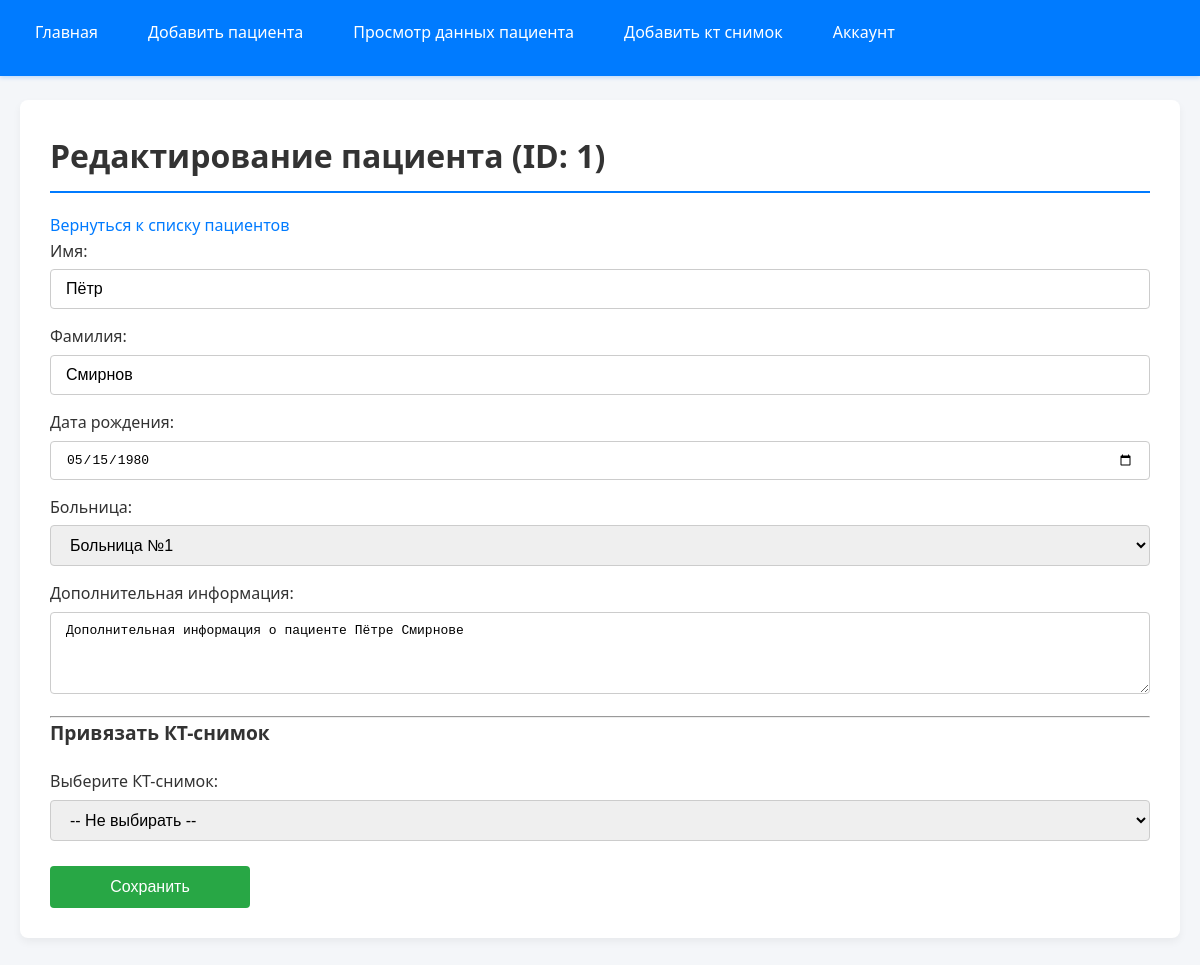
The page /edit_patient.php?hospital_id=1&patient_id=1&action=edit (signed in) on the database its author committed.
### tables this page shows
CREATE TABLE `patients` (
  `patient_id` int(11) NOT NULL,
  `full_name` varchar(100) NOT NULL,
  `date_of_birth` date NOT NULL,
  `hospital_id` int(11) NOT NULL,
  `additional_info` text DEFAULT NULL
);

CREATE TABLE `hospitals` (
  `hospital_id` int(11) NOT NULL,
  `hospital_name` varchar(100) NOT NULL,
  `address` varchar(255) DEFAULT NULL,
  `contact_number` varchar(20) DEFAULT NULL
);

### edit_patient.php (the view, shortened to what this page needs)
<?php
require_once __DIR__ . '/boot.php';
$hospitalId = isset($_GET['hospital_id']) ? (int)$_GET['hospital_id'] : 0;
$patientId  = isset($_GET['patient_id'])  ? (int)$_GET['patient_id']  : 0;
$action     = isset($_GET['action'])      ? $_GET['action']           : '';
    ?>
    <?php
if ($hospitalId > 0 && $patientId > 0 && $action === 'edit') {
    try {
        $stmtPt = $pdo->prepare("
            SELECT patient_id, full_name, date_of_birth, additional_info, hospital_id
            FROM patients
            WHERE patient_id = :pid AND hospital_id = :hid
        ");
        $stmtPt->execute([
            'pid' => $patientId,
            'hid' => $hospitalId
        ]);
        $patient = $stmtPt->fetch(PDO::FETCH_ASSOC);
    } catch (PDOException $e) {
        exit("Ошибка при получении пациента: " . $e->getMessage());
    }
    try {
        $sqlH = "SELECT hospital_id, hospital_name FROM hospitals ORDER BY hospital_name";
        $stmtH = $pdo->query($sqlH);
        $hospitals = $stmtH->fetchAll(PDO::FETCH_ASSOC);
    } catch (PDOException $e) {
        $message = "Ошибка при получении списка больниц: " . $e->getMessage();
    }
    $parts = explode(' ', $patient['full_name'], 2);
    $firstName = $parts[0] ?? '';
    $lastName  = $parts[1] ?? '';
    ?>
    <!DOCTYPE html>
    <html lang="ru">
    <head>
        <link rel="stylesheet" href="css/info.css">
    </head>
    <body>
    <header>
        <nav>
            <ul>
                <li><a href="tables.php">Главная</a></li>
                <li><a href="add_patient.php">Добавить пациента</a></li>
                <li><a href="edit_patient.php">Просмотр данных пациента</a></li>
                <li><a href="add_ct_image.php">Добавить кт снимок</a></li>
                <li><a href="account.php">Аккаунт</a></li>
            </ul>
        </nav>
    </header>
        <main>
            <div class="container">
                <h1>Редактирование пациента (ID: <?= htmlspecialchars($patientId) ?>)</h1>
                <p><a href="edit_patient.php?hospital_id=<?= htmlspecialchars($hospitalId) ?>">Вернуться к списку пациентов</a></p>
                <form method="post" action="">
                    <label>Имя:
                        <input type="text" name="first_name" value="<?= htmlspecialchars($firstName) ?>" required>
                    </label>
                    <label>Фамилия:
                        <input type="text" name="last_name" value="<?= htmlspecialchars($lastName) ?>" required>
                    </label>
                    <label>Дата рождения:
                        <input type="date" name="date_of_birth" value="<?= htmlspecialchars($patient['date_of_birth']) ?>" required>
                    </label>
                    <label>Больница:
                        <select name="hospital_id" required>
                            <?php foreach($hospitals as $h): ?>
                                <option value="<?= htmlspecialchars($h['hospital_id']) ?>" <?= $h['hospital_id'] == $patient['hospital_id'] ? 'selected' : '' ?>>
                                    <?= htmlspecialchars($h['hospital_name']) ?>
                                </option>
                            <?php endforeach; ?>
                        </select>
                    </label>
                    <label>Дополнительная информация:<br>
                        <textarea name="additional_info" rows="4"><?= htmlspecialchars($patient['additional_info']) ?></textarea>
                    </label>
                    <hr>
                    <h3>Привязать КТ-снимок</h3>
                    <label>Выберите КТ-снимок:
                        <select name="image_id">
                            <option value="">-- Не выбирать --</option>
                        </select>
                    </label>
                    <button type="submit">Сохранить</button>
                </form>
            </div>
        </main>
    </body>
    </html>
    <?php
    exit;
}
?>

### css/info.css (style rules this page uses)
* { margin: 0; padding: 0; box-sizing: border-box; }
body { font-family: 'Segoe UI', Tahoma, Geneva, Verdana, sans-serif; background-color: #f4f6f9; color: #333; line-height: 1.6; }
header { background-color: #007bff; box-shadow: 0 2px 4px rgba(0, 123, 255, 0.2); position: fixed; width: 100%; top: 0; left: 0; z-index: 1000; }
header nav { max-width: 1200px; margin: 0 auto; padding: 10px 20px; }
header nav ul { list-style: none; display: flex; justify-content: flex-start; align-items: center; }
header nav ul li { margin-right: 20px; }
header nav ul li a { display: block; padding: 10px 15px; text-decoration: none; color: #fff; font-weight: 500; border-radius: 4px; transition: background-color 0.3s ease; }
main { padding: 100px 20px 40px; max-width: 1200px; margin: 0 auto; }
.container { background: #fff; padding: 30px; border-radius: 8px; box-shadow: 0 4px 8px rgba(0,0,0,0.05); margin-bottom: 40px; }
h1, h2, h3 { margin-bottom: 20px; font-weight: 700; color: #333; }
h1 { font-size: 2em; border-bottom: 2px solid #007bff; padding-bottom: 10px; }
h3 { font-size: 1.2em; color: #333; }
a { color: #007bff; text-decoration: none; transition: color 0.3s ease; }
ul { list-style-type: none; padding: 0; }
ul li { margin-bottom: 10px; font-size: 1em; }
form { display: flex; flex-direction: column; }
form label { margin-bottom: 15px; font-weight: 500; }
form label input[type="text"], form label input[type="date"], form label select, form label textarea { width: 100%; padding: 10px 15px; margin-top: 5px; border: 1px solid #ccc; border-radius: 4px; font-size: 1em; transition: border-color 0.3s ease; }
form button, form input[type="submit"], button[type="submit"], input[type="submit"] { background-color: #28a745; color: #fff; padding: 12px 20px; margin-top: 10px; border: none; border-radius: 4px; cursor: pointer; font-size: 1em; transition: background-color 0.3s ease; width: 200px; align-self: flex-start; }

### rows shown on the page
patients: first_name "Пётр", last_name "Смирнов", date_of_birth "05/15/1980", hospital_id "Больница №1", additional_info "Дополнительная информация о пациенте Пётре Смирнове"

### other values the page prints
$patientId "1"
